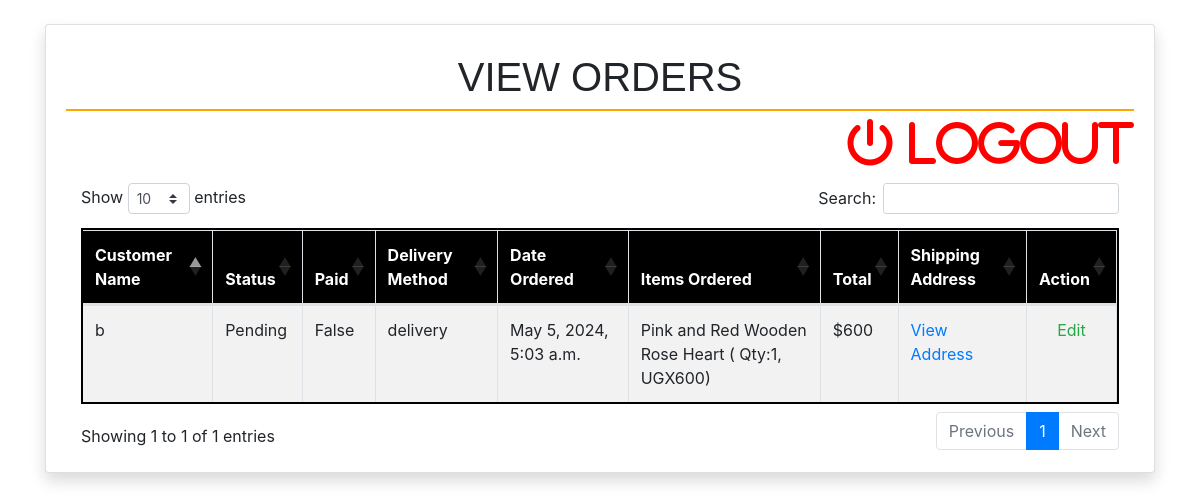
Before: /driver_view_order/ with the older database file.
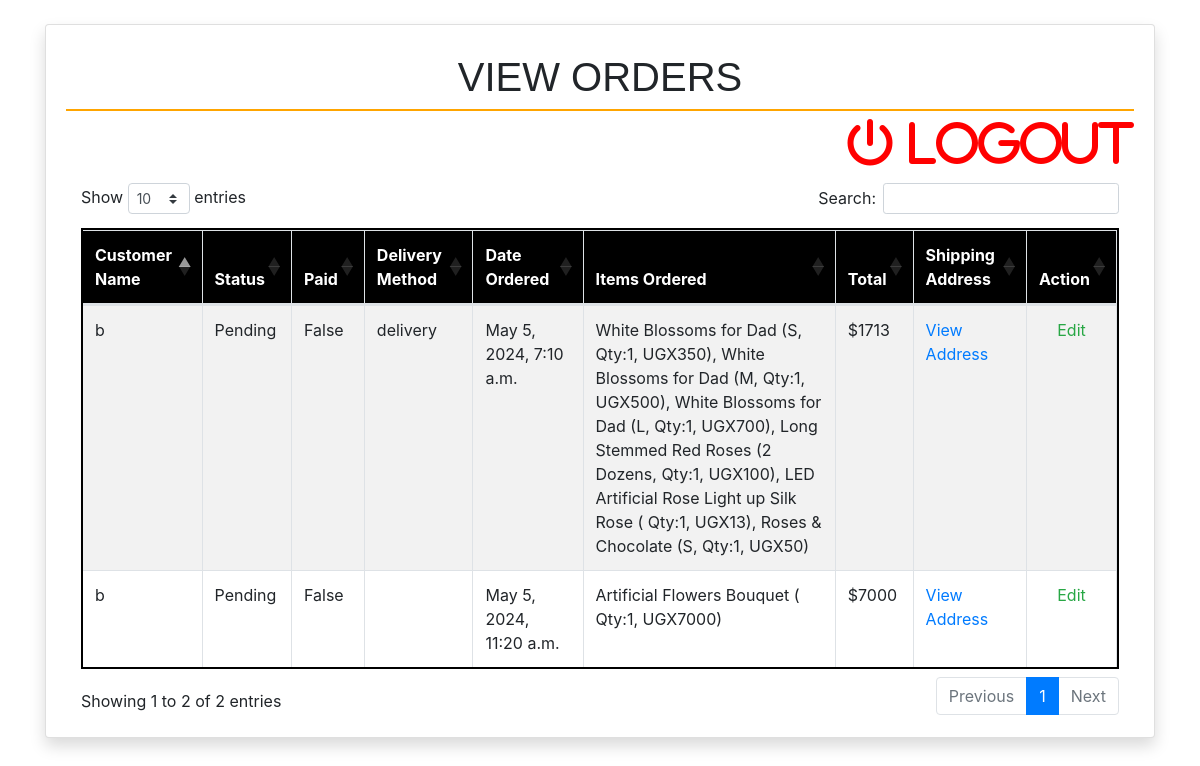
After: the same page with the newer database file.
### order/models.py (models this page shows, shortened)
class Order(models.Model):
    PAYMENT_CHOICES = (("cash", "cash"), ("online", "online"))
    DELIVERY_CHOICES = (("delivery", "delivery"), ("carryout", "carryout"))
    transaction_id = models.UUIDField(
        primary_key=True, default=uuid.uuid4, editable=True
    )
    customer = models.ForeignKey(Customer, on_delete=models.CASCADE)
    STATUS =(
        ('Pending','Pending'),
        ('Order Confirmed','Order Confirmed'),
        ('Out for Delivery','Out for Delivery'),
        ('Delivered','Delivered'),
    )
    status=models.CharField(max_length=50,null=True,choices=STATUS,default='Pending')
    date_ordered = models.DateTimeField(auto_now_add=True)
    date_modified = models.DateTimeField(auto_now=True)
    complete = models.BooleanField(default=False)
    date_completed = models.DateTimeField(null=True, blank=True)
    paid = models.BooleanField(default=False)
    payment_method = models.CharField(max_length=10, choices=PAYMENT_CHOICES)
    delivery_method = models.CharField(max_length=10, choices=DELIVERY_CHOICES)
    shipping = models.ForeignKey(
        "ShippingAddress", on_delete=models.SET_NULL, blank=True, null=True
    )
    pickup = models.ForeignKey(
        "PickUpDetail", on_delete=models.SET_NULL, blank=True, null=True
    )
    coupon = models.ForeignKey(
        "Coupon", on_delete=models.SET_NULL, blank=True, null=True
    )
    email = models.EmailField(max_length=70, null=True, blank=True)
    phone = models.CharField(max_length=20, null=True, blank=True)
    @property
    def get_cart_subtotal(self):
        order_items = self.orderitem_set.all()
        total = sum([item.get_total for item in order_items])
        return total
    get_cart_subtotal.fget.short_description = "Subtotal"
    @property
    def get_cart_total(self):
        total = self.get_cart_subtotal
        if self.coupon:
            total = total - self.get_coupon_value
        return total
    get_cart_total.fget.short_description = "Total"
    @property
    def get_cart_items(self):
        order_items = self.orderitem_set.all()
        total = sum([item.quantity for item in order_items])
        return total
    get_cart_items.fget.short_description = "# Items"
    @property
    def display_items(self):
        order_items = self.orderitem_set.all()
        ticker, l = 1, len(order_items)
        product_titles = str()
        for item in order_items:
            add_comma = ", " if l > 1 and ticker != l else ""
            if item.variation:
                product_title = f"""{item.product.name}
                ({item.variation.get_size},
                Qty:{item.quantity}, UGX{item.get_total}){add_comma}"""
            else:
                product_title = f"""{item.product.name}
                ( Qty:{item.quantity}, UGX{item.get_total}){add_comma}"""
            product_titles += product_title
            ticker += 1
        return product_titles
    @property
    def get_coupon_value(self):
        if self.coupon:
            if self.coupon.discount_type == "Percent":
                coupon_value = round(
                    self.get_cart_subtotal * self.coupon.discount_amount / 100, 2
                )
            else:
                coupon_value = self.coupon.discount_amount
        else:
            coupon_value = None
        return coupon_value
    get_coupon_value.fget.short_description = "Coupon"

class OrderItem(models.Model):
    product = models.ForeignKey(Product, on_delete=models.CASCADE)
    order = models.ForeignKey(Order, on_delete=models.CASCADE)
    variation = models.ForeignKey(
        ProductVariant, on_delete=models.SET_NULL, blank=True, null=True
    )
    quantity = models.IntegerField(default=0)
    date_added = models.DateTimeField(auto_now_add=True)
    @property
    def get_total(self):
        if self.product.has_variants:
            total = self.variation.price * self.quantity
        else:
            total = self.product.price * self.quantity
        return total
    get_total.fget.short_description = "Total"
    def image_tag(self):
        return mark_safe(
            f'<img src="{self.product.image.url}" width="100" height="100" />'
        )
    image_tag.short_description = "Image"

### users/models.py (models this page shows)
class Customer(models.Model):
    user = models.OneToOneField("User", null=True, blank=True, on_delete=models.CASCADE)
    device = models.CharField(max_length=200, null=True, blank=True)
    created_at = models.DateTimeField(auto_now_add=True)
    def __str__(self):
        return self.user.username if self.user else self.device

class User(AbstractUser):
    email = models.EmailField(unique=True)
    REQUIRED_FIELDS = [
        "email",
    ]

### store/models.py (models this page shows, shortened)
class Product(models.Model):
    id = models.UUIDField(primary_key=True, default=uuid.uuid4, editable=False)
    name = models.CharField(max_length=100)
    price = models.DecimalField(max_digits=15, decimal_places=0, blank=True, null=True)
    desc = models.TextField(max_length=500, blank=True, null=True)
    image = models.ImageField(blank=True, upload_to="images")
    created_at = models.DateField(auto_now_add=True)
    updated_at = models.DateField(auto_now=True)
    product_category = models.ForeignKey(
        "Category", on_delete=models.CASCADE, null=True, blank=True
    )
    class Meta:
        ordering = ("product_category",)
    def image_tag(self):  # pragma: no cover
        if self.image:
            return mark_safe(f'<img src="{self.image.url}" width="100" height="100" />')
    image_tag.short_description = "Image"
    @property
    def has_variants(self):
        if self.productvariant_set.count() > 0:
            return True
        else:
            return False

class ProductVariant(models.Model):
    title = models.CharField(max_length=100, blank=True, null=True)
    product = models.ForeignKey(Product, on_delete=models.CASCADE)
    size = models.ForeignKey(Size, on_delete=models.CASCADE)
    price = models.DecimalField(max_digits=15, decimal_places=0)
    @property
    def get_size(self):
        return str(self.size)

class Size(models.Model):
    name = models.CharField(max_length=20, blank=True, null=True, unique=True)
    def __str__(self):
        return self.name

### custom_admin/views.py (the view)
# urls.py: path('driver_view_order/', driver_view_orders, name='driver_view_orders'),
def driver_view_orders(request):
    orders = Order.objects.all()
    context = {'orders': orders}
    return render(request, 'admin/driver_view_order.html', context)

### store/context_processors.py (called while the page is built)
def get_cart_quantity(request):
    if request.user.is_authenticated:
        try:
            customer = request.user.customer
        except:
            number_of_items = 0
    else:
        try:
            customer, created = Customer.objects.get_or_create(
                device=request.COOKIES["device"]
            )
        except:
            number_of_items = 0
    try:
        customer_order = Order.objects.filter(customer=customer, complete=False)[0]
        number_of_items = customer_order.get_cart_items
    except:
        number_of_items = 0
    return {"cart_quantity": number_of_items}

### templates/admin/driver_view_order.html (shortened to what this page needs)
{% extends 'admin/driver_base.html' %}
{% block content %}
<div class="card shadow">
    <div class="card-body">
        <h1 class="p-2 text-center" style="border-bottom: 2px solid orange; font-family: 'Georgia', sans-serif; font-size: 2.5em; text-transform: uppercase;">
            View Orders</h1>
        <div class="text-right mb-3">
            <a href="{% url 'users:logout' %}" class="fa fa-power-off" style="font-size:48px;color:red"></i></i> Logout
            </a>
        </div>
        <div class="container">
            <div class="table-responsive">
                <table class="table table-bordered table-striped" style="border: 2px solid black;" id="example">
                    <thead style="background-color: black; color: white;">
                        <tr>
                            <th>Customer Name</th>
                            <th>Status</th>
                            <th>Paid</th>
                            <th>Delivery Method</th>
                            <th>Date Ordered</th>
                            <th>Items Ordered</th>
                            <th>Total</th>
                            <th>Shipping Address</th>
                            <th class="text-center">Action</th>
                        </tr>
                    </thead>
                    <tbody>
                        {% for order in orders %}
                            <tr>
                                <td>{{ order.customer }}</td>
                                <td>{{ order.status|default:"Pending" }}</td>
                                <td>{{ order.paid }}</td>
                                <td>{{ order.delivery_method }}</td>
                                <td>{{ order.date_ordered }}</td>
                                <td>{{ order.display_items }}</td>
                                <td>${{ order.get_cart_total }}</td>
                                <td><a href="{% url 'driver_view_shipping_address' order.transaction_id %}">View Address</a></td>
                                <td class="text-center">
                                    <a href="{% url 'driver_edit_order' order.transaction_id %}" class="text-success">Edit</a>
                                </td>
                            </tr>
                        {% endfor %}
                    </tbody>
                </table>
            </div>
        </div>
    </div>
</div>
<link rel="stylesheet" href="https://cdnjs.cloudflare.com/ajax/libs/font-awesome/6.0.0/css/all.min.css">
<link rel="stylesheet" href="https://stackpath.bootstrapcdn.com/bootstrap/4.3.1/css/bootstrap.min.css">
<link rel="stylesheet" type="text/css" href="https://cdn.datatables.net/1.10.24/css/dataTables.bootstrap4.min.css">
{% endblock %}

Changed rows visible on the page:
removed Order: customer "b", status "Pending", paid "False", delivery_method "delivery", date_ordered "May 5, 2024, 5:03 a.m.", display_items "Pink and Red Wooden Rose Heart ( Qty:1, UGX600)", get_cart_total "600"
added Order: customer "b", status "Pending", paid "False", delivery_method "delivery", date_ordered "May 5, 2024, 7:10 a.m.", display_items "White Blossoms for Dad (S, Qty:1, UGX350), White Blossoms for Dad (M, Qty:1, UGX500), White Blossoms for Dad (L, Qty:1, UGX700), Long Stemmed Red Roses (2 Dozens, Qty:1, UGX100), LED Artificial Rose Light up Silk Rose ( Qty:1, UGX13), Roses & Chocolate (S, Qty:1, UGX50)", get_cart_total "1713"
added Order: customer "b", status "Pending", paid "False", date_ordered "May 5, 2024, 11:20 a.m.", display_items "Artificial Flowers Bouquet ( Qty:1, UGX7000)", get_cart_total "7000"
Other visible differences:
text written by a page script: "Show entries Search: Showing 1 to 1 of 1 entries Previous 1 Next" → "Show entries Search: Showing 1 to 2 of 2 entries Previous 1 Next"
